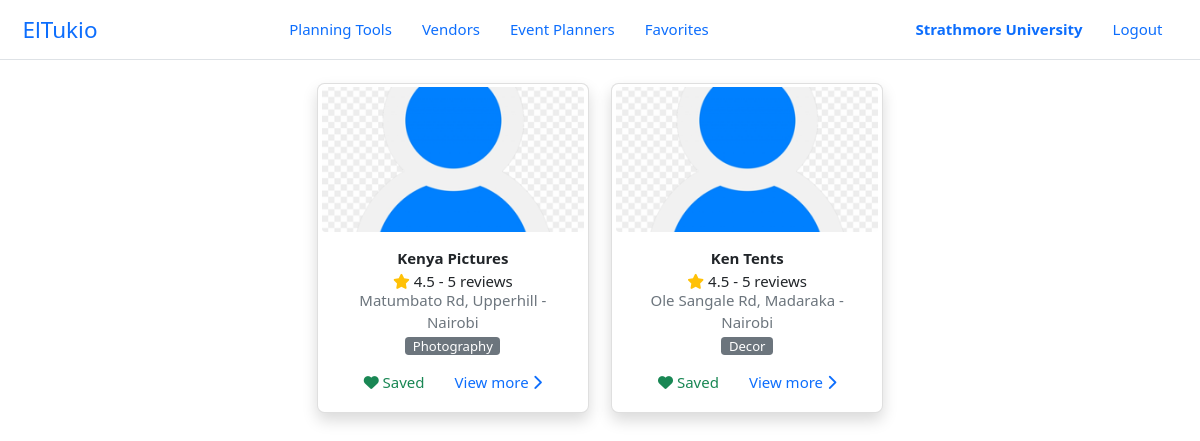
The app's page /organizer/bookmarks/ (signed in) with its own data.
### el_tukio/models.py (models this page shows, shortened)
class User(AbstractUser):
    class UserType(models.IntegerChoices):
        ORGANIZER = 0, _('Organizer')
        PLANNER = 1, _('Planner')
        VENDOR = 3, _('Vendor')
        __empty__ = _('(Unkown)')
    class AccountType(models.IntegerChoices):
        PERSONAL = 1, _('Personal')
        ORGANIZATION = 2, _('Organization')
        __empty__ = _('--------------')
    user_type = models.SmallIntegerField(blank=True, null=True, choices=UserType.choices)
    phone_number = PhoneNumberField(blank=True, null=True, unique=True)
    profile = models.ImageField(default='default.png', upload_to='profile_pics')
    account_type = models.SmallIntegerField(blank=True, null=True, choices=UserType.choices)
    location = models.OneToOneField(Location, blank=True, null=True, on_delete=models.SET_NULL)
    @property
    def is_organizer(self):
        return self.user_type == self.UserType.ORGANIZER
    @property
    def is_planner(self):
        return self.user_type == self.UserType.PLANNER
    @property
    def is_vendor(self):
        return self.user_type == self.UserType.VENDOR
    @property
    def full_name(self):
        return self.get_full_name()
    class Meta:
        ordering = ['last_name', 'first_name']

class Vendor(models.Model):
    user = models.OneToOneField(User, on_delete=CASCADE, primary_key=True)
    business_name = models.CharField(max_length=100)
    category = models.ForeignKey(VendorCategory, on_delete=SET_NULL, null=True, blank=True, help_text='Select a category for your business.')
    description = models.TextField(max_length=5000, help_text='Brief description of your business')
    services_offered = models.TextField(max_length=5000, help_text='List the particular services your business offers')
    city = models.CharField(max_length=100, help_text='City in which your business is located')
    location = models.CharField(max_length=200, help_text='EG: Ole Sangale Rd, Madaraka')  # street code
    open_hours = models.CharField(max_length=500, default='24/7', help_text='Business service (working) times')
    up_for_business = models.BooleanField(default=True, help_text='Ready to take business at the moment?')

class VendorCategory(models.Model):
    name = models.CharField( max_length=200, help_text='Select a category (EG: Venues)')
    class Meta:
        verbose_name = _('Vendor Category')
        verbose_name_plural = _('Vendor Categories')

### el_tukio/utils/decorators.py (the view)
    def wrapper_func(request, *args, **kwargs):
        if request.user.is_authenticated and (request.user.is_planner or request.user.is_organizer):
            return view_func(request, *args, **kwargs)
        else:
            error_msg = 'Unauthorised action. You must be an event planner or organizer to access this page!'
            return HttpResponse(error_msg)

### el_tukio/views/main.py (called while the page is built)
@planner_or_organizer_required
def bookmarks(request, user_type):
    context = {}
    bookmarked_ids = list()
    if (request.user.is_organizer):
        bookmarked_ids = list(request.user.organizer.bookmarks.all().values('id'))
    elif (request.user.is_planner):
        bookmarked_ids = list(request.user.planner.bookmarks.all().values('id'))
    bookmarked_ids = tuple([x['id'] for x in bookmarked_ids])
    context['bookmarks'] = list(Planner.objects.filter(user_id__in=bookmarked_ids))
    context['bookmarks'] += list(Vendor.objects.filter(user_id__in=bookmarked_ids))
    return render(request, 'main/bookmarks.html', context)

### templates/main/bookmarks.html (shortened to what this page needs)
{% extends 'base.html' %}
{% block body %}
{% include 'components/header.html' %}
<div class="p-body">
    <div class="results-wrapper text-center">
        <div class="row row-cols-1 row-cols-md-3 row-cols-lg-4 justify-content-center">
            {% for seller in bookmarks %}
            <div class="col">
                <div class="card card-search-result p-1 rounded-sm shadow h-100">
                    <img src="{{ seller.user.profile.url }}" class="rounded" alt="profile">
                    <div class="card-body">
                        <div class="fs-6"><strong>
                            {% if seller.user.is_vendor %}
                            {{ seller.business_name }}
                            {% else %}
                            {{ seller.user.full_name }}
                            {% endif %}
                        </strong></div>
                        <div class="rating">
                            <span class="text-warning"><i class="fas fa-star"></i></span>
                            <span class="num">4.5 - 5 reviews</span>
                        </div>
                        <div class="card-subtitle text-muted">{{ seller.location }} - {{ seller.city }}</div>
                        <small class="btn-secondary rounded px-2">
                            {% if seller.user.is_vendor %}
                            {{ seller.category.name }}
                            {% else %}
                            {{ seller.user.get_user_type_display }}
                            {% endif %}
                        </small>
                        <div class="d-flex justify-content-center gap-lg mt-3">
                            <a href="{% url 'remove-bookmark' seller.user_id %}" class="text-success">
                                <i class="fa-solid fa-heart"></i>
                                Saved
                            </a>
                            <a href="{% url 'seller-details' seller.user_id %}">
                                View more
                                <i class="fa-solid fa-chevron-right"></i>
                            </a>
                        </div>
                    </div>
                </div>
            </div>
            {% empty %}
            <div class="text-danger">No vendor bookmarked!</div>
            {% endfor %}
        </div>
    </div>
</div>
{% endblock body %}

### templates/components/header.html
<header class="header border-bottom d-flex align-items-center justify-content-between" id="header">
    <a href="{% url 'home' %}" class="logo">ElTukio</a>
    <nav class="nav-main d-flex align-items-center">
        <a href="#" class="nav-link">Planning Tools</a>
        <a href="{% url 'vendors' %}" class="nav-link">Vendors</a>
        <a href="{% url 'planners' %}" class="nav-link">Event Planners</a>
        {% if user.is_organizer or user.is_planner %}
        <a href="{% url 'bookmarks' user_type=user.get_user_type_display.lower %}" class="nav-link">Favorites</a>
        {% endif %}
    </nav>
    <nav class="nav-profile d-flex align-items-center">
        {% if user.is_authenticated %}
        {% if user.is_vendor %}
        <a class="nav-link fw-bold" href="{% url 'vendor-dashboard' %}">{{ user.vendor.business_name }}</a>
        {% elif user.is_planner %}
        <a class="nav-link fw-bold" href="{% url 'planner-dashboard' %}">{{ user.full_name }}</a>
        {% elif user.is_organizer %}
        <a class="nav-link fw-bold" href="{% url 'organizer-dashboard' %}">{{ user.full_name }}</a>
        {% endif %}
        <a class="nav-link" href="{% url 'logout' %}">Logout</a>
        {% else %}
        <a class="nav-link" href="{% url 'login' %}">Login</a>
        <a class="nav-link" href="{% url 'register' %}">Register</a>
        {% endif %}
    </nav>
</header>

### static/css/main.css (style rules this page uses)
:root { --tk-dim-header: 60px; --tk-dim-body-spacing-x: 1.5rem; --tk-dim-chat-height: 55px; }
html { font-size: 15px; }
html, body { width: 100%; height: 100%; }
a { text-decoration: none; cursor: pointer; }
.header { height: var(--tk-dim-header); padding-left: var(--tk-dim-body-spacing-x); padding-right: var(--tk-dim-body-spacing-x); }
.p-body { padding: var(--tk-dim-body-spacing-x); }
.logo { font-size: 1.5rem; }
.gap-lg { gap: 2rem !important; }
.rounded-sm { border-radius: 0.5rem !important; }
.card-search-result img { inline-size: 100%; aspect-ratio: 16 / 9; height: 145px; object-fit: cover; }

### records on screen
User: full_name "Strathmore University"
Vendor: user.profile (placeholder picture), business_name "Kenya Pictures", location "Matumbato Rd, Upperhill", city "Nairobi", category.name "Photography"
Vendor: user.profile (placeholder picture), business_name "Ken Tents", location "Ole Sangale Rd, Madaraka", city "Nairobi", category.name "Decor"
